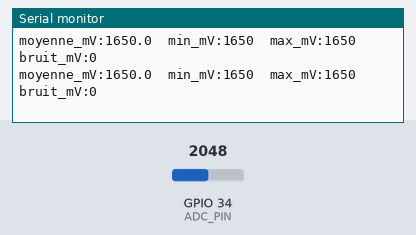
A sketch run on a simulated ESP32. Shown: the last lines printed to the serial monitor. Inputs (shaded band) come from the test bench; at power-on: GPIO 34 (ADC_PIN) = 2048 (analog values on the 0–4095 scale).

Above: at 1.5 s.
1.6 s: GPIO 34 (ADC_PIN) set to 2866
At 2.04 s:
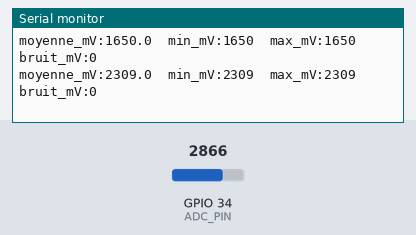
3.1 s: GPIO 34 (ADC_PIN) set to 3603
At 3.32 s:
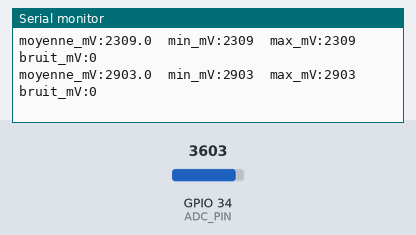
Timing chart, 0 to 6.1 s (numbered marks = the images above; inputs shaded):
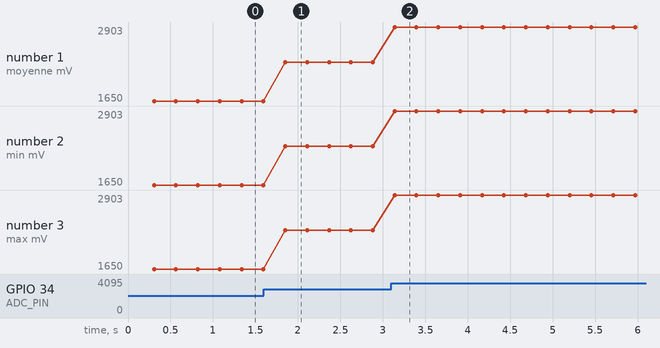

Measured:
- after the input at 1.6 s, the serial monitor: prints a new line after 0.25 s (image 1)
- after the input at 3.1 s, the serial monitor: prints a new line at once (image 2)
- plotted number 1: 1650 → 2309 after the input at 1.6 s, 2309 → 2903 after the input at 3.1 s
- plotted number 2: 1650 → 2309 after the input at 1.6 s, 2309 → 2903 after the input at 3.1 s
- plotted number 3: 1650 → 2309 after the input at 1.6 s, 2309 → 2903 after the input at 3.1 s

The sketch:

classic_adc_oversampling.ino
```cpp
// ESP32 LAB — Mesure analogique propre : tension étalonnée, suréchantillonnage, min/max, bruit
#include <Arduino.h>

const uint8_t ADC_PIN = 34;                  // ADC1 uniquement si le Wi-Fi est actif
const int SAMPLES = 64;

void setup() {
  Serial.begin(115200);
  delay(300);
  analogReadResolution(12);
  analogSetPinAttenuation(ADC_PIN, ADC_11db); // plage ~0-3,1 V
}

void loop() {
  uint32_t sum = 0;
  uint32_t mn = 99999, mx = 0;
  for (int i = 0; i < SAMPLES; i++) {
    uint32_t mv = analogReadMilliVolts(ADC_PIN);   // valeur corrigée par l'étalonnage d'usine (eFuse)
    sum += mv;
    mn = min(mn, mv);
    mx = max(mx, mv);
  }
  Serial.printf("moyenne_mV:%.1f\tmin_mV:%lu\tmax_mV:%lu\tbruit_mV:%lu\n", (float)sum / SAMPLES, (unsigned long)mn, (unsigned long)mx, (unsigned long)(mx - mn));
  delay(250);
}
```
